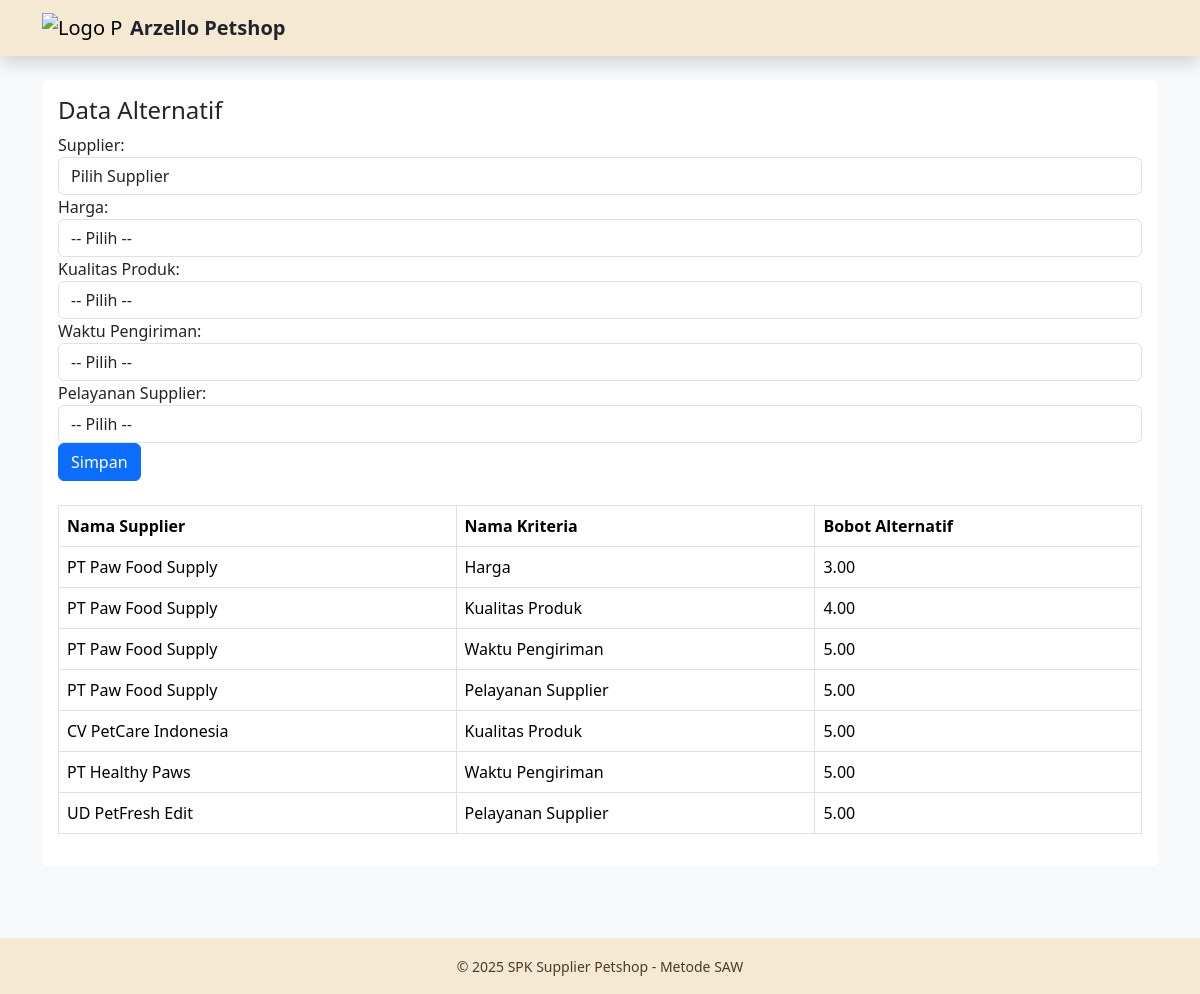
The app's page /views/pages/penilaian.php with its own data.
### tables this page shows
CREATE TABLE `criteria` (
  `id` int(11) NOT NULL,
  `nama` varchar(100) NOT NULL,
  `type` enum('benefit','cost') NOT NULL,
  `bobot` decimal(5,2) NOT NULL
);

### views/pages/penilaian.php (the view, shortened to what this page needs)
<?php
include "../../config/database.php";
include "../layouts/header.php";
?>
<div class="card border-0 shadow-soft">
  <div class="card-body">
    <h4>Data Alternatif</h4>
    <form method="POST" action="">
      <div class="form-group">
        <label>Supplier:</label>
        <select name="id_employee" class="form-control" required>
          <option value="">Pilih Supplier</option>
        </select>
      </div>
      <?php
        $criteria = mysqli_query($conn, "SELECT * FROM criteria");
        while($c = mysqli_fetch_assoc($criteria)){
          echo "<div class='form-group'>";
          echo "<label>".$c['nama'].":</label>";
          echo "<select name='sub_kriteria[".$c['id']."]' class='form-control' required>";
          echo "<option value=''>-- Pilih --</option>";
          echo "</select>";
          echo "</div>";
        }
      ?>
      <button type="submit" class="btn btn-primary">Simpan</button>
    </form>
    <div class="table-responsive mt-4">
      <table class="table table-bordered">
        <thead>
          <tr>
            <th>Nama Supplier</th>
            <th>Nama Kriteria</th>
            <th>Bobot Alternatif</th>
          </tr>
        </thead>
        <tbody>
          <?php
            $query = "SELECT p.name AS nama_supplier, c.nama AS nama_kriteria, sc.jumlah_bobot
                      FROM alternatif a
                      INNER JOIN employees p ON a.id_employee = p.id
                      INNER JOIN sub_criteria sc ON a.id_sub_kreteria = sc.id
                      INNER JOIN criteria c ON sc.id_kreteria = c.id";
            $result = mysqli_query($conn, $query);
            while($row = mysqli_fetch_assoc($result)){
              echo "<tr>";
              echo "<td>".$row['nama_supplier']."</td>";
              echo "<td>".$row['nama_kriteria']."</td>";
              echo "<td>".$row['jumlah_bobot']."</td>";
              echo "</tr>";
            }
          ?>
        </tbody>
      </table>
    </div>
  </div>
</div>
<?php include "../layouts/footer.php"; ?>

### records on screen
criteria: nama "Harga"
criteria: nama "Kualitas Produk"
criteria: nama "Waktu Pengiriman"
criteria: nama "Pelayanan Supplier"

### other values on screen
$row['nama_supplier'] "PT Paw Food Supply"
$row['nama_kriteria'] "Harga"
$row['jumlah_bobot'] "3.00"
$row['nama_kriteria'] "Kualitas Produk"
$row['jumlah_bobot'] "4.00"
$row['nama_kriteria'] "Waktu Pengiriman"
$row['jumlah_bobot'] "5.00"
$row['nama_kriteria'] "Pelayanan Supplier"
$row['nama_supplier'] "CV PetCare Indonesia"
$row['nama_supplier'] "PT Healthy Paws"
$row['nama_supplier'] "UD PetFresh Edit"
